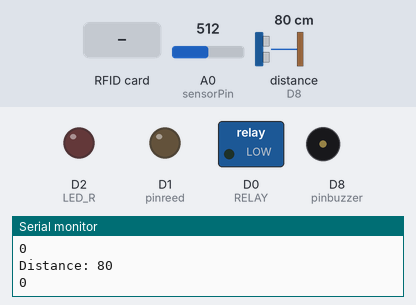
Bench run of a sketch on a simulated ESP8266 (NodeMCU). Shown: switched loads named in the sketch (green lamp = pin HIGH), output pins drawn as LEDs (lit = HIGH), buzzer (waves = sounding), the last lines printed to the serial monitor. The inputs (shaded band) are chosen by the test bench; at power-on: A0 (sensorPin) = 512, distance to the obstacle (sensor on D8) 80 cm. The echo pulse lasts 58.3 µs per cm; WiFi joins after 1.5 s; servers stay silent unless stated; pins used as bus, display or sensor lines are not drawn.

Above: at 2.7 s.
2.8 s: RFID card 22 72 09 21 held to the reader
At 5.9 s:
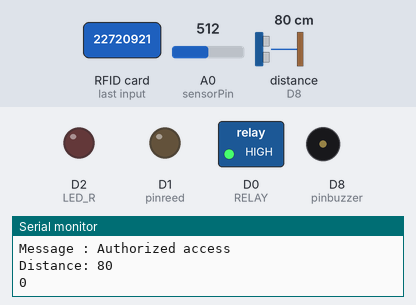
6.1 s: RFID card 5E 7A 19 C4 held to the reader
At 7.4 s:
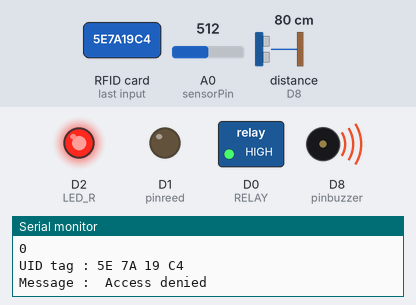
9.1 s: RFID card 5E 7A 19 C4 held to the reader
At 10.4 s:
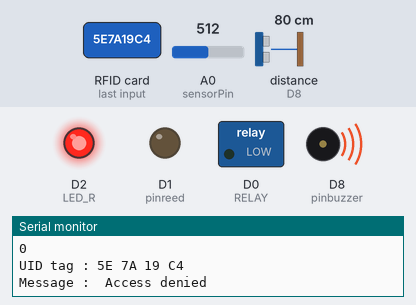
Timing chart, 0 to 12.1 s (numbered marks = the images above; inputs shaded):
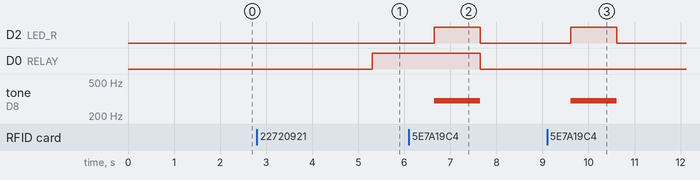

Measured:
- after the input at 2.8 s, D0 (RELAY): LOW → HIGH after 2.5 s
- after the input at 6.1 s, D2 (LED_R): LOW → HIGH after 0.55 s, → LOW 1.0 s later; D0 (RELAY): HIGH → LOW after 1.5 s; tone on D8 (pinbuzzer): silent → 300 Hz after 0.55 s, → silent 1.0 s later
- after the input at 9.1 s, D2 (LED_R): LOW → HIGH after 0.52 s, → LOW 1.0 s later; tone on D8 (pinbuzzer): silent → 300 Hz after 0.52 s, → silent 1.0 s later

The sketch:

RFID_Magnetic_PIR.ino
```cpp
#include <ESP8266WiFi.h>
#include <SPI.h>
#include <MFRC522.h>
#include <WiFiClientSecure.h>
#include <ESP8266HTTPClient.h>
#include <CTBot.h>

// Fingerprint for demo URL
const uint8_t fingerprint[20] = {0xcc, 0x92, 0xd5, 0xfd, 0x41, 0x33, 0xcc, 0xc4, 0x9f, 0x7d, 0xa1, 0x5a, 0x04, 0xf1, 0x11, 0x20, 0x04, 0x3d, 0xfb, 0x48};

// cc 92 d5 fd 41 33 cc c4 9f 7d a1 5a 04 f1 11 20 04 3d fb 48

#define pinreed 5 //D1
#define pinled 4 //D2
#define pinbuzzer 15 //D8
#define SS_PIN D4
#define RST_PIN D3
#define LED_G D1 //define green LED pin
#define LED_R D2 //define red LED
#define RELAY D0 //relay pin
#define BUZZER D8 //buzzer pin
#define ACCESS_DELAY 2000
#define DENIED_DELAY 1000
#define trig D2
#define echo D8
MFRC522 mfrc522(SS_PIN, RST_PIN);   // Create MFRC522 instance.

//  read sensor  //
const int sensorPin = A0;
int speakerPin = D8;
int state = 0;
int pirPin = D2;
int statusPIR =0;


//object CTBot
CTBot myBot;

//konfigurasi WiFi
String ssid = "meta"; //nama WiFi
String pass = "meta12345"; //password WiFi

//konfigurasi telegram
String token = "5854484613:AAFlVvH0V1SVFOIr59kMEk54PZVKxWlPGik";
const int id = 1201585531;

WiFiClient client;

int blockNum = 2;
long durasi;
int jarak;
/* Create another array to read data from Block */
/* Legthn of buffer should be 2 Bytes more than the size of Block (16 Bytes) */
byte bufferLen = 18;
byte readBlockData[18];

String data2;
const String data1 = "https://script.google.com/macros/s/AKfycbyPELgAKjnAzUgCQNj3HYLjUFKDLR4Hs4Nkfb_9urNh/dev?name=";

//variabel untuk status sensor
int aktif = 1;  //nilai awal (1=aktif, 0=tidak aktif)

void setup() {
 pinMode(LED_BUILTIN, OUTPUT);
  pinMode(trig, OUTPUT); // Sets the trigPin as an Output
 pinMode(echo, INPUT); // Sets the echoPin as an Input

  Serial.begin(115200);
  WiFi.disconnect();
  delay(10);
  WiFi.begin(ssid, pass);

  Serial.println();
  Serial.println();
  Serial.print("Terhubung dengan ");
  Serial.println(ssid);

  //koneksi nodemcu ke telegram melalui WiFi
  myBot.wifiConnect(ssid, pass);
  myBot.setTelegramToken(token);

  while (WiFi.status() != WL_CONNECTED) {
    delay(500);
    Serial.print(".");
    digitalWrite(LED_BUILTIN, HIGH);
  }
  Serial.println("");
  Serial.print("NodeMcu Terhubung dengan WiFi ");
  Serial.println(ssid);
  Serial.println();
  digitalWrite(LED_BUILTIN, LOW);

  SPI.begin();          // Initiate  SPI bus
  mfrc522.PCD_Init();   // Initiate MFRC522
  pinMode(LED_G, OUTPUT);
  pinMode(LED_R, OUTPUT);
  pinMode(RELAY, OUTPUT);
  pinMode(BUZZER, OUTPUT);
  noTone(BUZZER);
  digitalWrite(RELAY, LOW);
  Serial.println("Put your card to the reader...");
  Serial.println();
}

void loop() {

  digitalWrite(trig, LOW);
  delayMicroseconds(8);
  digitalWrite(trig, HIGH);
  delayMicroseconds(8);
  digitalWrite(trig, LOW);
  delayMicroseconds(8);
  durasi = pulseIn(echo, HIGH); // menerima suara ultrasonic
  jarak = (durasi / 2) / 29.1;  // mengubah durasi menjadi jarak (cm)
  Serial.print("Distance: ");
  Serial.println(jarak);

  state = analogRead(sensorPin);
  statusPIR = digitalRead(pirPin);

  //  baca nilai sensor reed switch
  int reed = digitalRead(pinreed);
  Serial.println(reed);

  //baca pesan telegram yang dikirim dari hp
  TBMessage msg;

  //uji apakah ada pesan baru yang masuk ke nodemcu?
  if(myBot.getNewMessage(msg))
  {
    //baca pesan masuk
    String pesan = msg.text; //cara mengambil pesan

    //uji pesan apakah ON atau OFF

    if(pesan == "ON")
    {
      aktif = 1;
      myBot.sendMessage(msg.sender.id, "Sensor sudah diaktifkan"); //ambil id telegram yang mengirim pesan
    }
    else if(pesan == "OFF")
    {
      aktif = 0;
       myBot.sendMessage(msg.sender.id, "Sensor sudah dimatikan"); //ambil id telegram yang mengirim pesan
    }
  }
// uji apakah variabel aktif bernilai 1
if(aktif == 1) //
  {
    //  uji nilai sensor untuk mengaktifkan buzzer
         if (reed == 0)  //magnet menjauh
        {
          //aktif
          digitalWrite(pinbuzzer, HIGH);
          //kirim notifikasi telegram
          myBot.sendMessage(id, "Pintu Terbuka");
        }
        else
        {
          digitalWrite(pinbuzzer,LOW);
        }
  }
  delay(500);

  {
  while (WiFi.status() != WL_CONNECTED) {
    delay(500);
    digitalWrite(LED_BUILTIN, HIGH);
  }
   digitalWrite(LED_BUILTIN, LOW);

   // Look for new cards
  if ( ! mfrc522.PICC_IsNewCardPresent())
  {
    return;
  }
  // Select one of the cards
  if ( ! mfrc522.PICC_ReadCardSerial())
  {
    return;
  }
  //Show UID on serial monitor
  Serial.print("UID tag :");
  String content= "";
  byte letter;
  for (byte i = 0; i < mfrc522.uid.size; i++)
  {
     Serial.print(mfrc522.uid.uidByte[i] < 0x10 ? " 0" : " ");
     Serial.print(mfrc522.uid.uidByte[i], HEX);
     content.concat(String(mfrc522.uid.uidByte[i] < 0x10 ? " 0" : " "));
     content.concat(String(mfrc522.uid.uidByte[i], HEX));
  }
  Serial.println();
  Serial.print("Message : ");
  content.toUpperCase();
  if (content.substring(1) == "22 72 09 21") //change here the UID of the card/cards that you want to give access
  {
    Serial.println("Authorized access");
    Serial.println();
    delay(500);
    delay(ACCESS_DELAY);
    digitalWrite(RELAY, HIGH);

  }

 else   {
    Serial.println(" Access denied");
    digitalWrite(LED_R, HIGH);
    tone(BUZZER, 300);
    delay(DENIED_DELAY);
    digitalWrite(LED_R, LOW);
    digitalWrite(RELAY, LOW);
    noTone(BUZZER);
  }


// Code for Meng-aktifkan Speaker  //
if (myBot.getNewMessage(msg)) {
    Serial.println("Pesan Masuk : " + msg.text);
    String pesan = msg.text;
    if (pesan == "Test speaker") {
      myBot.sendMessage(id, "Speaker Telah Menyala");
      digitalWrite(speakerPin, HIGH);
    }
    else if (pesan == "Matikan speaker") {
      myBot.sendMessage(id, "Speaker Telah Dimatikan");
      digitalWrite(speakerPin, LOW);
    }
    else {
      myBot.sendMessage(id, "Pesan Salah, silakan coba lagi");
    }
}

//  Code for Sensor PIR   //
  else if (statusPIR == HIGH){
    myBot.sendMessage (id, "Waspada, ada yang mencoba membuka pintu");
    delay(1000);
    digitalWrite(speakerPin, HIGH);
    delay(5000);
    digitalWrite(speakerPin, LOW);
    delay(1000);
  }
  }
}
```
